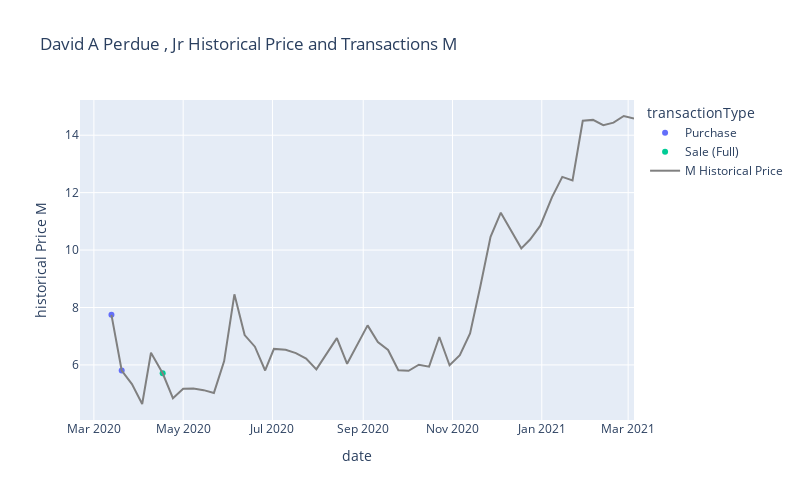

The notebook cell saved with this chart:
### Code cell
import plotly.graph_objects as go 

def graphTransactions_fromHistorical(senatorIdInput, frame, tickerInput):


    senatorName = returnSenatorNameFromId(senatorIdInput)


    fig = px.scatter(frame, x="date", y="transactionValue", color="transactionType",
    labels=dict(transactionValue="historical Price "+ tickerInput),
    height= graphDims['height'] , width= graphDims['width'], 
    title = senatorName+ " Historical Price and Transactions "+ tickerInput)

    fig.add_trace(go.Scatter(x=frame['date'], y=frame[tickerInput], mode="lines", line=go.scatter.Line(color="grey"), 
    name=tickerInput+' Historical Price'))



    fig.show()

graphTransactions_fromHistorical(136, temp, "M")

### Figure 1 — Plotly figure (JSON) as saved in the notebook; plotly's stock layout.template omitted (floating-point values rounded to 4 significant figures)
{"data": [{"hovertemplate": "transactionType=Purchase<br>date=%{x}<br>historical Price M=%{y}<extra></extra>", "legendgroup": "Purchase", "marker": {"color": "#636efa", "symbol": "circle"}, "mode": "markers", "name": "Purchase", "orientation": "v", "showlegend": true, "type": "scatter", "x": ["2020-03-13", "2020-03-20"], "xaxis": "x", "y": [7.745, 5.806], "yaxis": "y"}, {"hovertemplate": "transactionType=Sale (Full)<br>date=%{x}<br>historical Price M=%{y}<extra></extra>", "legendgroup": "Sale (Full)", "marker": {"color": "#00cc96", "symbol": "circle"}, "mode": "markers", "name": "Sale (Full)", "orientation": "v", "showlegend": true, "type": "scatter", "x": ["2020-04-17"], "xaxis": "x", "y": [5.71], "yaxis": "y"}, {"line": {"color": "grey"}, "mode": "lines", "name": "M Historical Price", "type": "scatter", "x": ["2020-03-13", "2020-03-20", "2020-03-27", "2020-04-03", "2020-04-09", "2020-04-17", "2020-04-24", "2020-05-01", "2020-05-08", "2020-05-15", "2020-05-22", "2020-05-29", "2020-06-05", "2020-06-12", "2020-06-19", "2020-06-26", "2020-07-02", "2020-07-10", "2020-07-17", "2020-07-24", "2020-07-31", "2020-08-07", "2020-08-14", "2020-08-21", "2020-08-28", "2020-09-04", "2020-09-11", "2020-09-18", "2020-09-25", "2020-10-02", "2020-10-09", "2020-10-16", "2020-10-23", "2020-10-30", "2020-11-06", "2020-11-13", "2020-11-20", "2020-11-27", "2020-12-04", "2020-12-11", "2020-12-18", "2020-12-24", "2020-12-31", "2021-01-08", "2021-01-15", "2021-01-22", "2021-01-29", "2021-02-05", "2021-02-12", "2021-02-19", "2021-02-26", "2021-03-05"], "y": [7.745, 5.806, 5.333, 4.639, 6.423, 5.71, 4.841, 5.169, 5.179, 5.121, 5.025, 6.134, 8.458, 7.04, 6.635, 5.806, 6.558, 6.529, 6.414, 6.221, 5.845, 6.385, 6.934, 6.037, 6.703, 7.378, 6.799, 6.52, 5.816, 5.796, 6.008, 5.941, 6.973, 5.989, 6.336, 7.098, 8.728, 10.46, 11.3, 10.69, 10.06, 10.37, 10.85, 11.84, 12.55, 12.42, 14.51, 14.53, 14.35, 14.44, 14.67, 14.58]}], "layout": {"height": 500, "legend": {"title": {"text": "transactionType"}, "tracegroupgap": 0}, "title": {"text": "David A Perdue , Jr Historical Price and Transactions M"}, "width": 800, "xaxis": {"anchor": "y", "domain": [0, 1], "title": {"text": "date"}}, "yaxis": {"anchor": "x", "domain": [0, 1], "title": {"text": "historical Price M"}}}}
